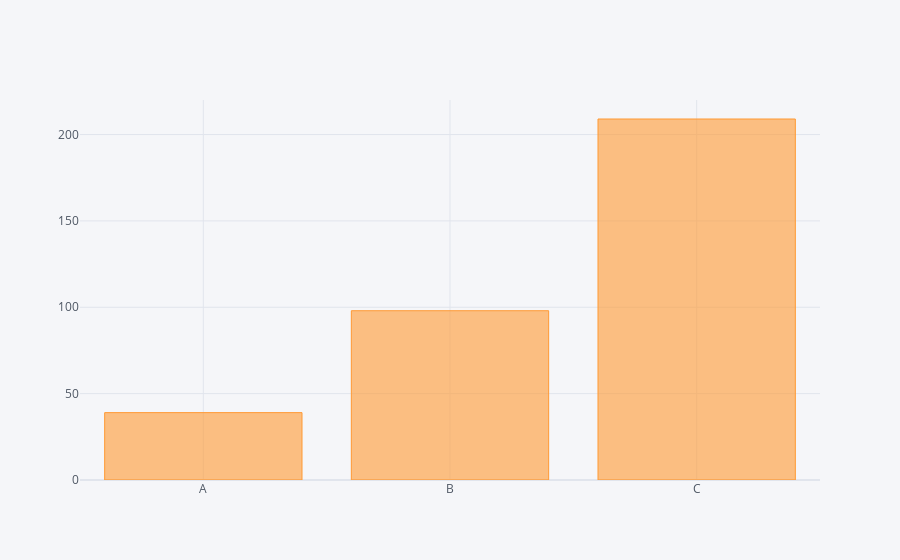

Notebook cell for this chart:
### Code cell
#create an interactive bar plot for df2
df2.iplot(kind = 'bar', x= 'Category', y = 'Value')

### Figure 1 — Plotly figure (JSON) as saved in the notebook; plotly's stock layout.template omitted (floating-point values rounded to 4 significant figures)
{"data": [{"marker": {"color": "rgba(255, 153, 51, 0.6)", "line": {"color": "rgba(255, 153, 51, 1.0)", "width": 1}}, "name": "Value", "orientation": "v", "text": "", "type": "bar", "x": ["A", "B", "C"], "y": [39, 98, 209]}], "layout": {"legend": {"bgcolor": "#F5F6F9", "font": {"color": "#4D5663"}}, "paper_bgcolor": "#F5F6F9", "plot_bgcolor": "#F5F6F9", "title": {"font": {"color": "#4D5663"}}, "xaxis": {"gridcolor": "#E1E5ED", "showgrid": true, "tickfont": {"color": "#4D5663"}, "title": {"font": {"color": "#4D5663"}, "text": ""}, "zerolinecolor": "#E1E5ED"}, "yaxis": {"gridcolor": "#E1E5ED", "showgrid": true, "tickfont": {"color": "#4D5663"}, "title": {"font": {"color": "#4D5663"}, "text": ""}, "zerolinecolor": "#E1E5ED"}}}
